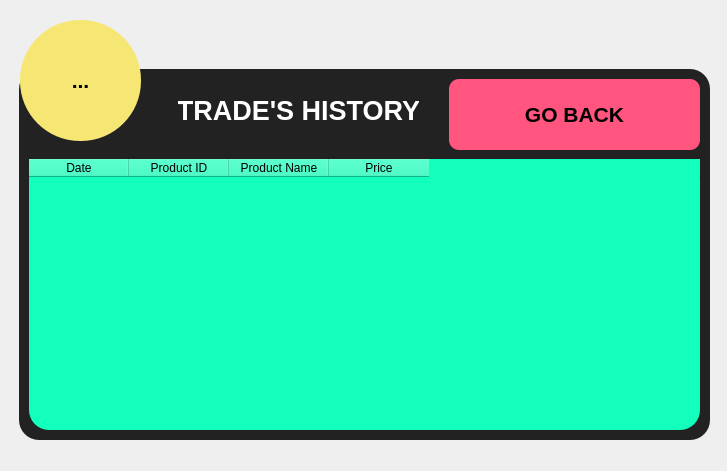
<?xml version="1.0" encoding="UTF-8"?>
<ui version="4.0">
 <class>LichSuGiaoDich</class>
 <widget class="QMainWindow" name="LichSuGiaoDich">
  <property name="geometry">
   <rect>
    <x>0</x>
    <y>0</y>
    <width>727</width>
    <height>471</height>
   </rect>
  </property>
  <property name="minimumSize">
   <size>
    <width>727</width>
    <height>471</height>
   </size>
  </property>
  <property name="maximumSize">
   <size>
    <width>727</width>
    <height>471</height>
   </size>
  </property>
  <property name="windowTitle">
   <string>Trade's History</string>
  </property>
  <property name="styleSheet">
   <string notr="true">#Form
{
	background-image: url(:/background/BACKGROUND/bg1.jpg);
}</string>
  </property>
  <widget class="QWidget" name="Form">
   <widget class="QFrame" name="frame">
    <property name="geometry">
     <rect>
      <x>19</x>
      <y>69</y>
      <width>691</width>
      <height>371</height>
     </rect>
    </property>
    <property name="styleSheet">
     <string notr="true">QFrame
{
	background-color: #222;
	border-radius: 20px;
}

QPushButton
{
	background: red;
	border-radius: 10px;
}

QLineEdit
{
	background: transparent;
	border:none;
	color:#717072;
	border-bottom: 1px solid #717072;
}

QLabel
{
	color: white;
	font: 900 18pt &quot;Segoe UI&quot;;
}

QGroupBox
{
	border: 2px solid rgb(255, 255, 127);
}</string>
    </property>
    <property name="frameShape">
     <enum>QFrame::StyledPanel</enum>
    </property>
    <property name="frameShadow">
     <enum>QFrame::Raised</enum>
    </property>
    <widget class="QTableWidget" name="LSGD_TV">
     <property name="geometry">
      <rect>
       <x>10</x>
       <y>90</y>
       <width>671</width>
       <height>271</height>
      </rect>
     </property>
     <property name="sizePolicy">
      <sizepolicy hsizetype="Expanding" vsizetype="Expanding">
       <horstretch>0</horstretch>
       <verstretch>0</verstretch>
      </sizepolicy>
     </property>
     <property name="font">
      <font>
       <family>Segoe UI</family>
       <pointsize>12</pointsize>
       <italic>true</italic>
       <bold>true</bold>
      </font>
     </property>
     <property name="styleSheet">
      <string notr="true">background-color: rgb(19, 255, 188);
font: 900 italic 12pt &quot;Segoe UI&quot;;</string>
     </property>
     <property name="sizeAdjustPolicy">
      <enum>QAbstractScrollArea::AdjustIgnored</enum>
     </property>
     <property name="editTriggers">
      <set>QAbstractItemView::NoEditTriggers</set>
     </property>
     <attribute name="horizontalHeaderMinimumSectionSize">
      <number>57</number>
     </attribute>
     <attribute name="verticalHeaderVisible">
      <bool>false</bool>
     </attribute>
     <attribute name="verticalHeaderDefaultSectionSize">
      <number>34</number>
     </attribute>
     <column>
      <property name="text">
       <string>Date</string>
      </property>
     </column>
     <column>
      <property name="text">
       <string>Product ID</string>
      </property>
     </column>
     <column>
      <property name="text">
       <string>Product Name</string>
      </property>
     </column>
     <column>
      <property name="text">
       <string>Price</string>
      </property>
     </column>
    </widget>
    <widget class="QPushButton" name="EXIT_BUTTON">
     <property name="geometry">
      <rect>
       <x>430</x>
       <y>10</y>
       <width>251</width>
       <height>71</height>
      </rect>
     </property>
     <property name="font">
      <font>
       <pointsize>16</pointsize>
       <bold>true</bold>
      </font>
     </property>
     <property name="styleSheet">
      <string notr="true">background-color: rgb(255, 85, 127);</string>
     </property>
     <property name="text">
      <string>GO BACK</string>
     </property>
    </widget>
    <widget class="QLabel" name="label">
     <property name="geometry">
      <rect>
       <x>159</x>
       <y>21</y>
       <width>241</width>
       <height>41</height>
      </rect>
     </property>
     <property name="font">
      <font>
       <family>Segoe UI</family>
       <pointsize>20</pointsize>
       <italic>false</italic>
       <bold>true</bold>
      </font>
     </property>
     <property name="autoFillBackground">
      <bool>false</bool>
     </property>
     <property name="styleSheet">
      <string notr="true">font: 900 20pt &quot;Segoe UI&quot;;</string>
     </property>
     <property name="text">
      <string>TRADE'S HISTORY</string>
     </property>
     <property name="textFormat">
      <enum>Qt::PlainText</enum>
     </property>
     <property name="alignment">
      <set>Qt::AlignCenter</set>
     </property>
    </widget>
   </widget>
   <widget class="QToolButton" name="toolButton">
    <property name="geometry">
     <rect>
      <x>20</x>
      <y>20</y>
      <width>121</width>
      <height>121</height>
     </rect>
    </property>
    <property name="font">
     <font>
      <pointsize>16</pointsize>
      <bold>true</bold>
     </font>
    </property>
    <property name="styleSheet">
     <string notr="true">QToolButton
{
	background-color: qconicalgradient(cx:0.489, cy:0.5, angle:0, stop:0.460227 rgba(246, 230, 116, 255));
	border-radius: 60px;
}
</string>
    </property>
    <property name="text">
     <string>...</string>
    </property>
    <property name="icon">
     <iconset resource="ing.qrc">
      <normaloff>:/icon/ICON/writing.png</normaloff>:/icon/ICON/writing.png</iconset>
    </property>
    <property name="iconSize">
     <size>
      <width>128</width>
      <height>128</height>
     </size>
    </property>
   </widget>
  </widget>
 </widget>
 <resources>
  <include location="ing.qrc"/>
 </resources>
 <connections/>
</ui>
